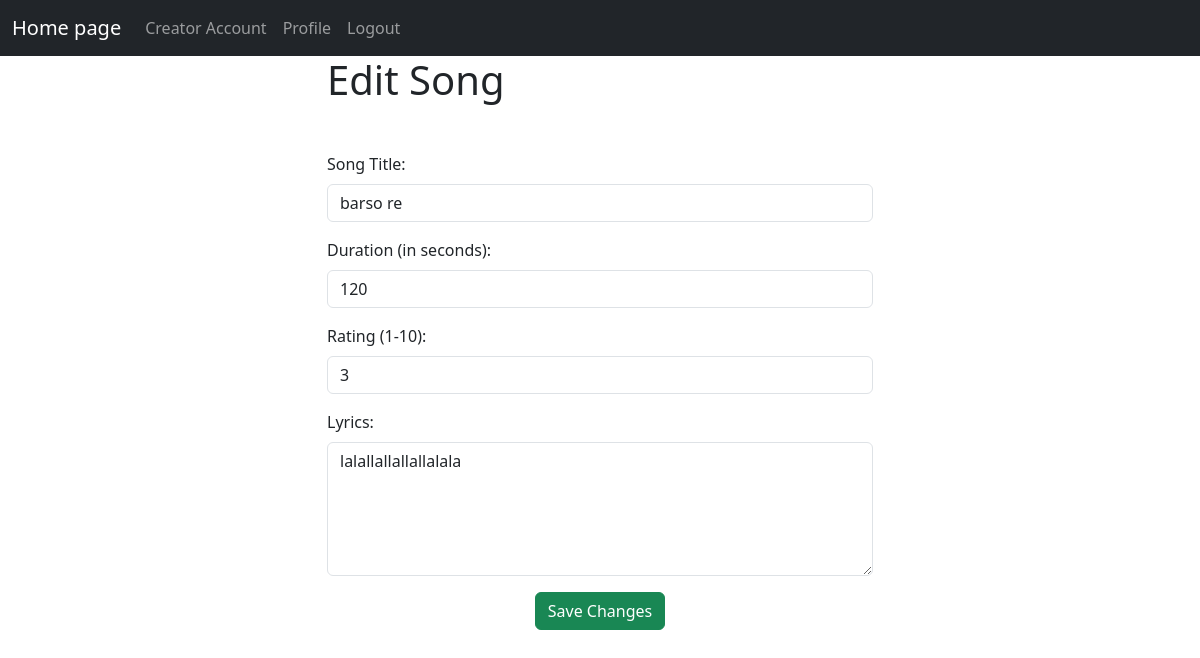
The page /edit_song/1 (signed in) on the database its author committed.
### models.py (models this page shows)
class Song(db.Model):
    id = db.Column(db.Integer, primary_key=True)
    title = db.Column(db.String(100), nullable=False)
    lyrics = db.Column(db.Text)
    duration = db.Column(db.Integer)
    date_created = db.Column(db.DateTime, nullable=False)
    rating = db.Column(db.Integer)
    album_id = db.Column(db.Integer, db.ForeignKey('album.id'), nullable=False)

### routes.py (the view, shortened to what this page needs)
@app.route('/edit_song/<int:song_id>', methods=['GET', 'POST'])
def edit_song(song_id):
    song = Song.query.get(song_id)
    if 'user_id' not in session:
        flash('Please Login first')
        return redirect(url_for('user_login'))
    user=User.query.get(session['user_id'])
    if (not user.is_creator) or (user != song.album.creator):
        flash('You are not creator')
        return redirect(url_for('user_dashboard'))
    if song:
        return render_template('edit_song.html', song=song, user=user)
    else:
        return redirect(url_for('creator_dashboard'))

### templates/edit_song.html (shortened to what this page needs)
{% extends 'layout.html' %}
{% block body %}
<div class="row justify-content-center">
    <div class="col-md-6">
        <h1 class=" mb-5">Edit Song</h1>
        <form method="POST">
            <div class="mb-3">
                <label for="title" class="form-label">Song Title:</label>
                <input type="text" name="title" class="form-control" value="{{ song.title }}" id="title" required>
            </div>
            <div class="mb-3">
                <label for="duration" class="form-label">Duration (in seconds):</label>
                <input type="number" name="duration" class="form-control" value="{{ song.duration }}" id="duration" required>
            </div>
            <div class="mb-3">
                <label for="rating" class="form-label">Rating (1-10):</label>
                <input type="number" name="rating" class="form-control" value="{{ song.rating }}" id="rating" required>
            </div>
            <div class="mb-3">
                <label for="lyrics" class="form-label">Lyrics:</label>
                <textarea name="lyrics" class="form-control" id="lyrics" rows="5" required>{{ song.lyrics }}</textarea>
            </div>
            <div class="text-center">
                <button type="submit" class="btn btn-success">Save Changes</button>
            </div>
        </form>
    </div>
</div>
{% endblock body %}

### rows shown on the page
Song: title "barso re", duration "120", rating "3", lyrics "lalallallallallalala"
